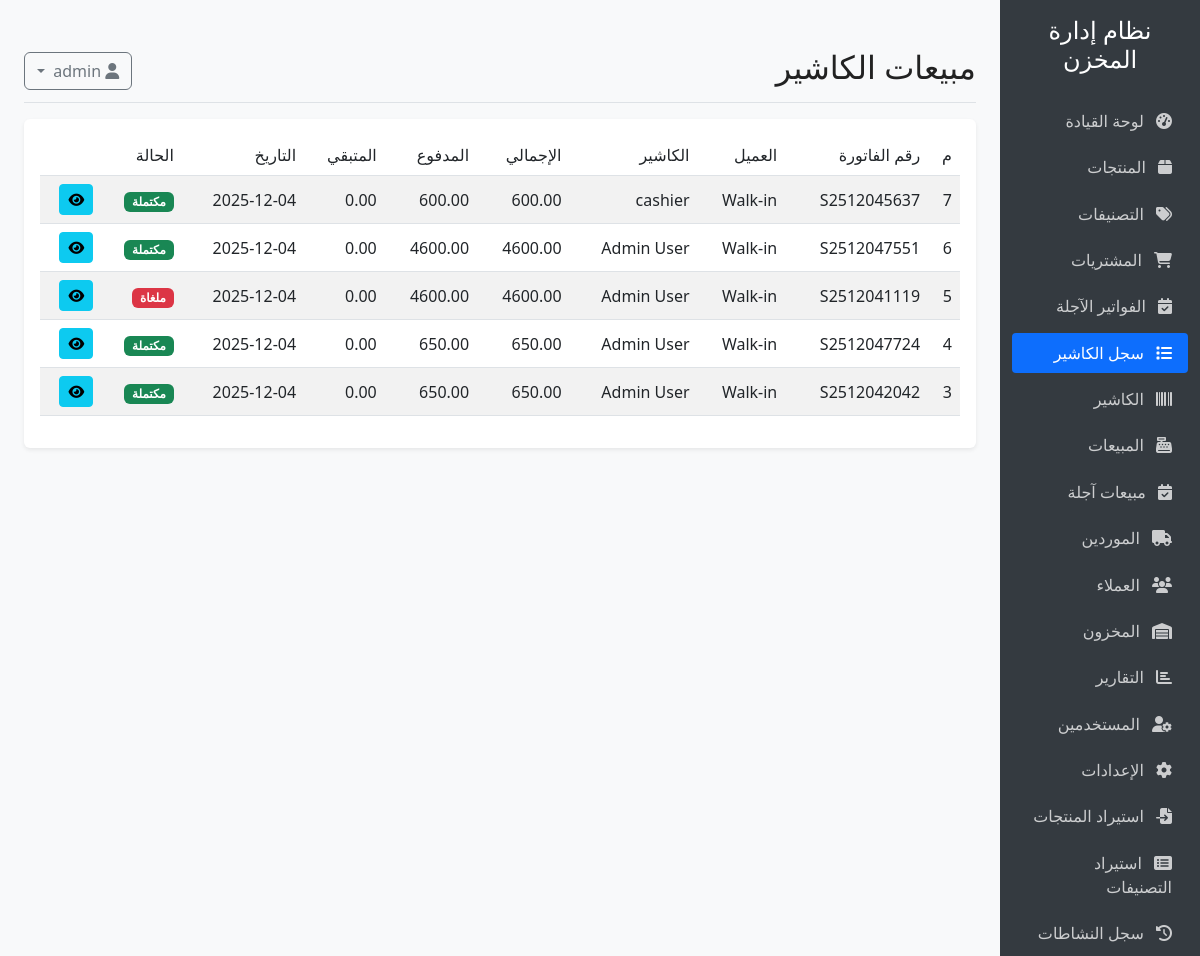
/cashier/logs (signed in), run on an earlier commit of the app's database.
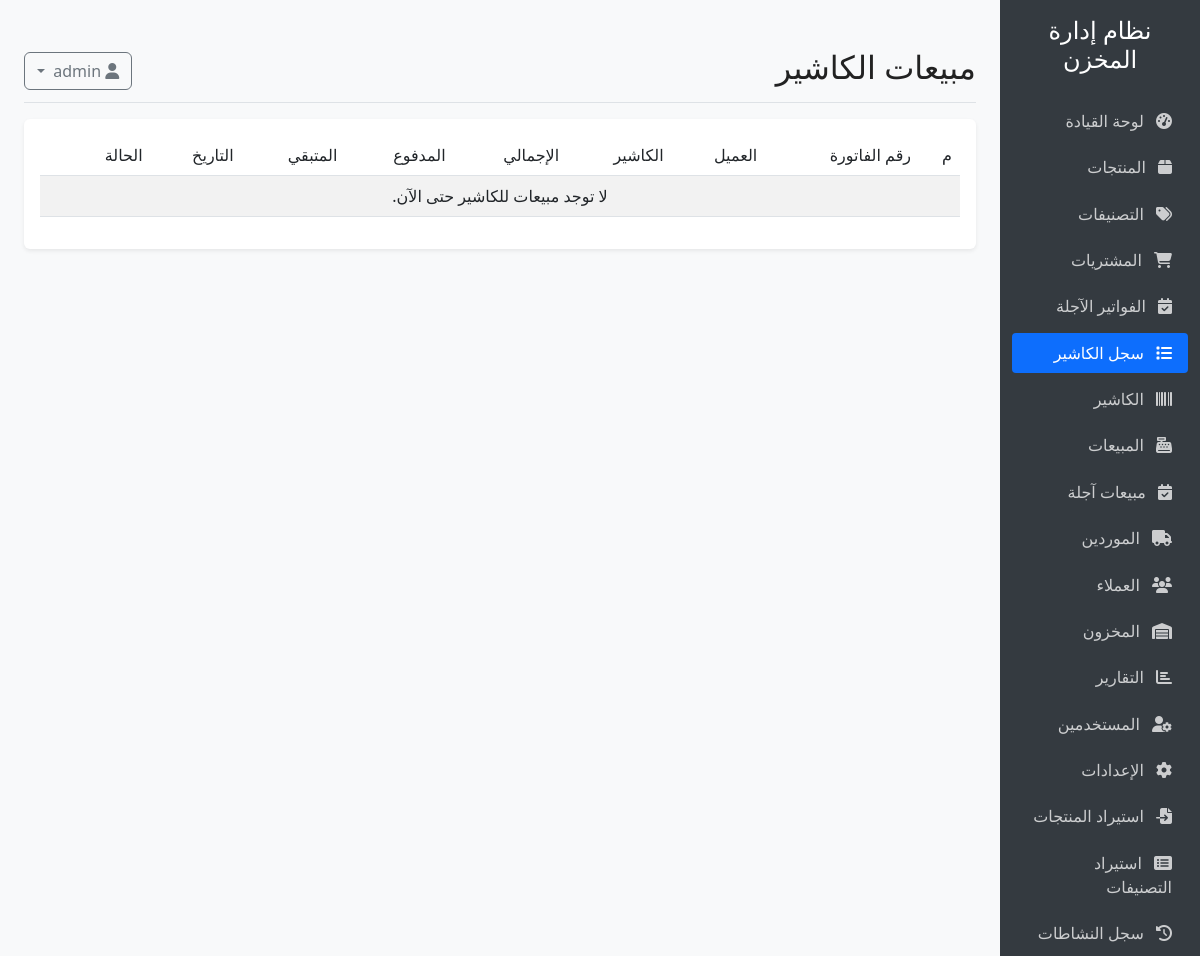
And on a later commit of the database.
### models.py (models this page shows, shortened)
class Sale(db.Model):
    __tablename__ = 'sales'
    id = db.Column(db.Integer, primary_key=True)
    invoice_number = db.Column(db.String(50), nullable=False)
    customer_id = db.Column(db.Integer, db.ForeignKey('customers.id'), nullable=True)
    sale_date = db.Column(db.Date, nullable=False, default=datetime.utcnow)
    total_amount = db.Column(db.Float, nullable=False, default=0)
    payment_method = db.Column(db.String(20), default='cash')  # cash, card, transfer, majel
    status = db.Column(db.String(20), default='completed')  # completed, cancelled
    notes = db.Column(db.Text, nullable=True)
    created_at = db.Column(db.DateTime, default=datetime.utcnow)
    amount_paid = db.Column(db.Float, nullable=False, default=0)
    due_date = db.Column(db.Date, nullable=True)
    notification_email = db.Column(db.String(120), nullable=True)
    due_reminder_sent = db.Column(db.Boolean, default=False)
    items = db.relationship('SaleItem', backref='sale', lazy=True, cascade='all, delete-orphan')
    @property
    def due_amount(self):
        return max(0, (self.total_amount or 0) - (self.amount_paid or 0))
    cashier_id = db.Column(db.Integer, db.ForeignKey('users.id'), nullable=True)
    cashier = db.relationship('User', foreign_keys=[cashier_id], backref='cashier_sales', lazy=True)

class User(db.Model, UserMixin):
    __tablename__ = 'users'
    id = db.Column(db.Integer, primary_key=True)
    username = db.Column(db.String(64), unique=True, nullable=False)
    email = db.Column(db.String(120), unique=True, nullable=False)
    password_hash = db.Column(db.String(128), nullable=False)
    full_name = db.Column(db.String(100), nullable=True)
    role = db.Column(db.String(20), default='user')  # admin, user
    is_active = db.Column(db.Boolean, default=True)
    created_at = db.Column(db.DateTime, default=datetime.utcnow)

### app.py (the view)
@app.route('/cashier/logs')
@login_required
@admin_required
def cashier_logs():
    cash_sales = Sale.query.options(joinedload(Sale.cashier)).filter(Sale.cashier_id.isnot(None)).order_by(Sale.created_at.desc()).all()
    return render_template('cashier/logs.html', sales=cash_sales)

### app.py (called while the page is built)
def admin_required(f):
    @wraps(f)
    def decorated_function(*args, **kwargs):
        from flask_login import current_user
        if not current_user.is_authenticated or current_user.role != 'admin':
            flash('ليس لديك صلاحية الوصول لهذه الصفحة.', 'danger')
            return redirect(url_for('index'))
        return f(*args, **kwargs)
    return decorated_function

@login_manager.user_loader
def load_user(user_id):
    return User.query.get(int(user_id))

@app.context_processor
def inject_settings():
    from models import Setting
    settings = {s.key: s.value for s in Setting.query.all()}
    return dict(settings=settings)

### templates/cashier/logs.html (shortened to what this page needs)
{% extends "base.html" %}
{% block header %}مبيعات الكاشير{% endblock %}
{% block content %}
<div class="card">
    <div class="card-body">
        <div class="table-responsive">
            <table class="table table-striped align-middle">
                <thead>
                    <tr>
                        <th>م</th>
                        <th>رقم الفاتورة</th>
                        <th>العميل</th>
                        <th>الكاشير</th>
                        <th>الإجمالي</th>
                        <th>المدفوع</th>
                        <th>المتبقي</th>
                        <th>التاريخ</th>
                        <th>الحالة</th>
                        <th></th>
                    </tr>
                </thead>
                <tbody>
                    {% for sale in sales %}
                    <tr>
                        <td>{{ sale.id }}</td>
                        <td>{{ sale.invoice_number }}</td>
                        <td>{{ sale.customer.name if sale.customer else 'Walk-in' }}</td>
                        <td>{{ sale.cashier.full_name if sale.cashier and sale.cashier.full_name else sale.cashier.username if sale.cashier else '-' }}</td>
                        <td>{{ '%.2f' | format(sale.total_amount) }}</td>
                        <td>{{ '%.2f' | format(sale.amount_paid) }}</td>
                        <td>{{ '%.2f' | format(sale.due_amount) }}</td>
                        <td>{{ sale.sale_date.strftime('%Y-%m-%d') }}</td>
                        <td>
                            {% if sale.status == 'completed' %}
                            <span class="badge bg-success">مكتملة</span>
                            {% elif sale.status == 'cancelled' %}
                            <span class="badge bg-danger">ملغاة</span>
                            {% else %}
                            <span class="badge bg-secondary">{{ sale.status }}</span>
                            {% endif %}
                        </td>
                        <td>
                            <a href="{{ url_for('view_sale', id=sale.id) }}" class="btn btn-sm btn-info">
                                <i class="fas fa-eye"></i>
                            </a>
                        </td>
                    </tr>
                    {% else %}
                    <tr>
                        <td colspan="10" class="text-center">لا توجد مبيعات للكاشير حتى الآن.</td>
                    </tr>
                    {% endfor %}
                </tbody>
            </table>
        </div>
    </div>
</div>
{% endblock %}

What changed in the data, as far as the page shows it:
removed Sale: id "7", invoice_number "S2512045637", customer "Walk-in", cashier "cashier", total_amount "600.00", amount_paid "600.00", due_amount "0.00", sale_date "2025-12-04", status "مكتملة"
removed Sale: id "6", invoice_number "S2512047551", customer "Walk-in", cashier "Admin User", total_amount "4600.00", amount_paid "4600.00", due_amount "0.00", sale_date "2025-12-04", status "مكتملة"
removed Sale: id "5", invoice_number "S2512041119", customer "Walk-in", cashier "Admin User", total_amount "4600.00", amount_paid "4600.00", due_amount "0.00", sale_date "2025-12-04", status "ملغاة"
removed Sale: id "4", invoice_number "S2512047724", customer "Walk-in", cashier "Admin User", total_amount "650.00", amount_paid "650.00", due_amount "0.00", sale_date "2025-12-04", status "مكتملة"
removed Sale: id "3", invoice_number "S2512042042", customer "Walk-in", cashier "Admin User", total_amount "650.00", amount_paid "650.00", due_amount "0.00", sale_date "2025-12-04", status "مكتملة"
Also different on the page:
text now shown: "لا توجد مبيعات للكاشير حتى الآن."
